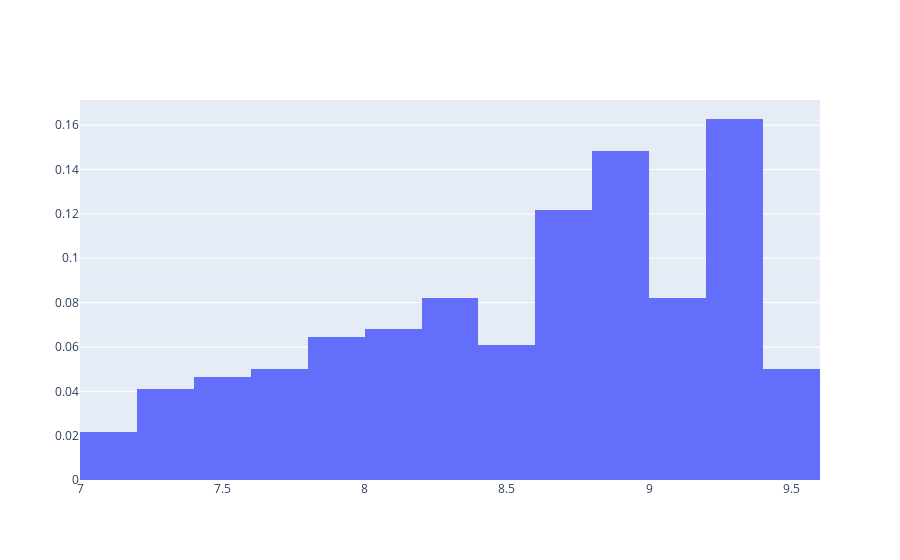

The notebook cell saved with this chart:
### Code cell
trace0 = go.Histogram(
    x= np.log(df.Consumo),
    histnorm='probability',
    autobinx= True,
    autobiny=True)

data = [trace0]
layout = go.Layout(barmode='overlay')
fig = go.Figure(data=data, layout=layout)
iplot(fig)

### Figure 1 — Plotly figure (JSON) as saved in the notebook; plotly's stock layout.template omitted (floating-point values rounded to 4 significant figures; data arrays with more than 128 entries replaced by an {"elided": "..."} marker saying what was removed)
{"data": [{"autobinx": true, "autobiny": true, "histnorm": "probability", "type": "histogram", "x": {"elided": "559 float values"}}], "layout": {"barmode": "overlay"}}
